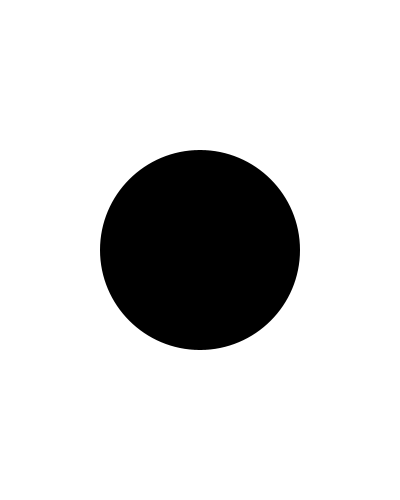
Frame 1 (no input)
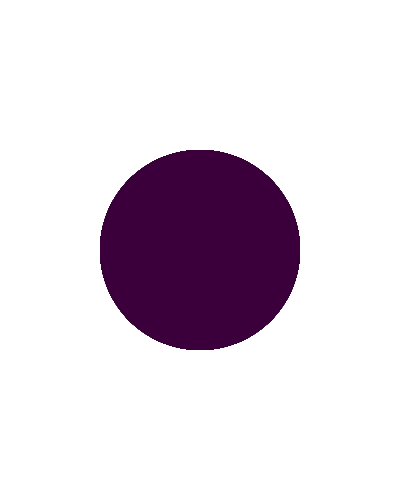
Frame 60 (the mouse pressed at the canvas centre just before this capture)
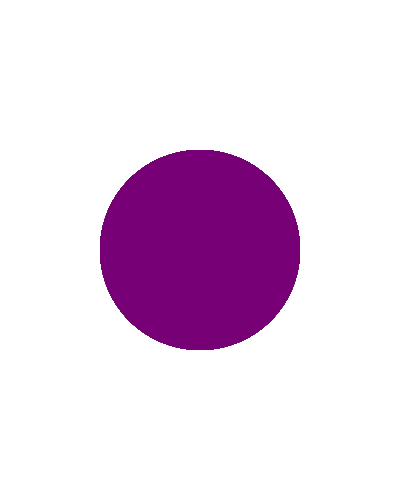
Frame 120 (the mouse held since frame 60 and released just before this capture)

The Processing sketch that drew these frames (run headless with seeded random() and noise(); from frame 60 on, the mouse is pressed at the canvas centre):

// Processing sketch: Part_C
// ── Part_C.pde
/**
Exercise 3

Part C:
Write a program to make the circle gradually change from one colour to another colour
**/
int x_position = 200;
int y_position = 250;
int radius = 100;

int r_colour = 0; // Current Red value
int g_colour = 0; // Current Green Value
int b_colour = 0; // Current Blue value

void setup(){
  size(400,500);
  ellipseMode(RADIUS);
  background(255);
}

void draw(){
  noStroke();
  fill(r_colour, g_colour, b_colour);
  ellipse(x_position, y_position, radius,radius);
  
  /** uncomment whichever colour/colour combination you want
  i.e. for purple leave red and blue uncommented
  */
  
  r_colour++;
  b_colour++;
  //g_colour++;
}
